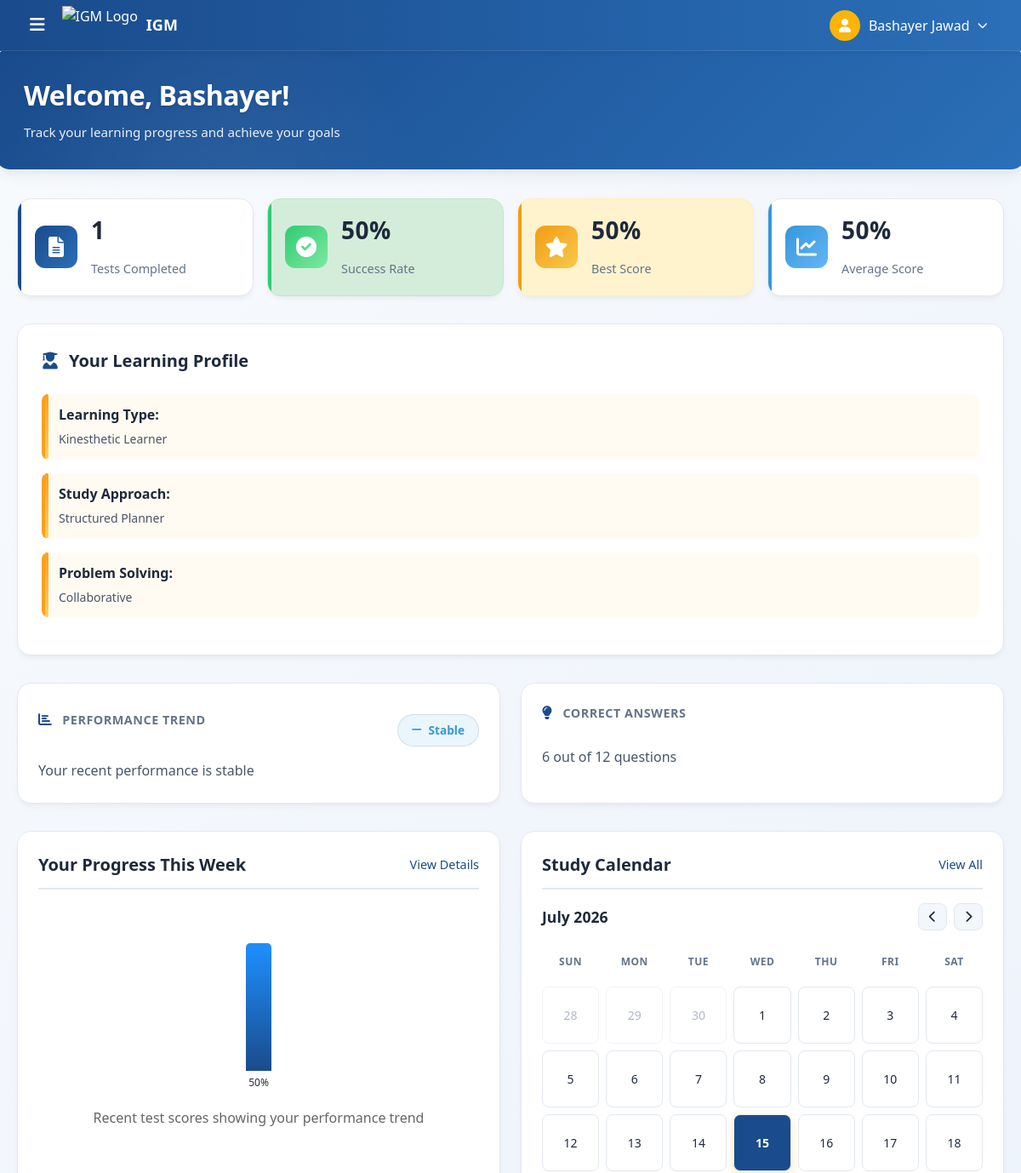
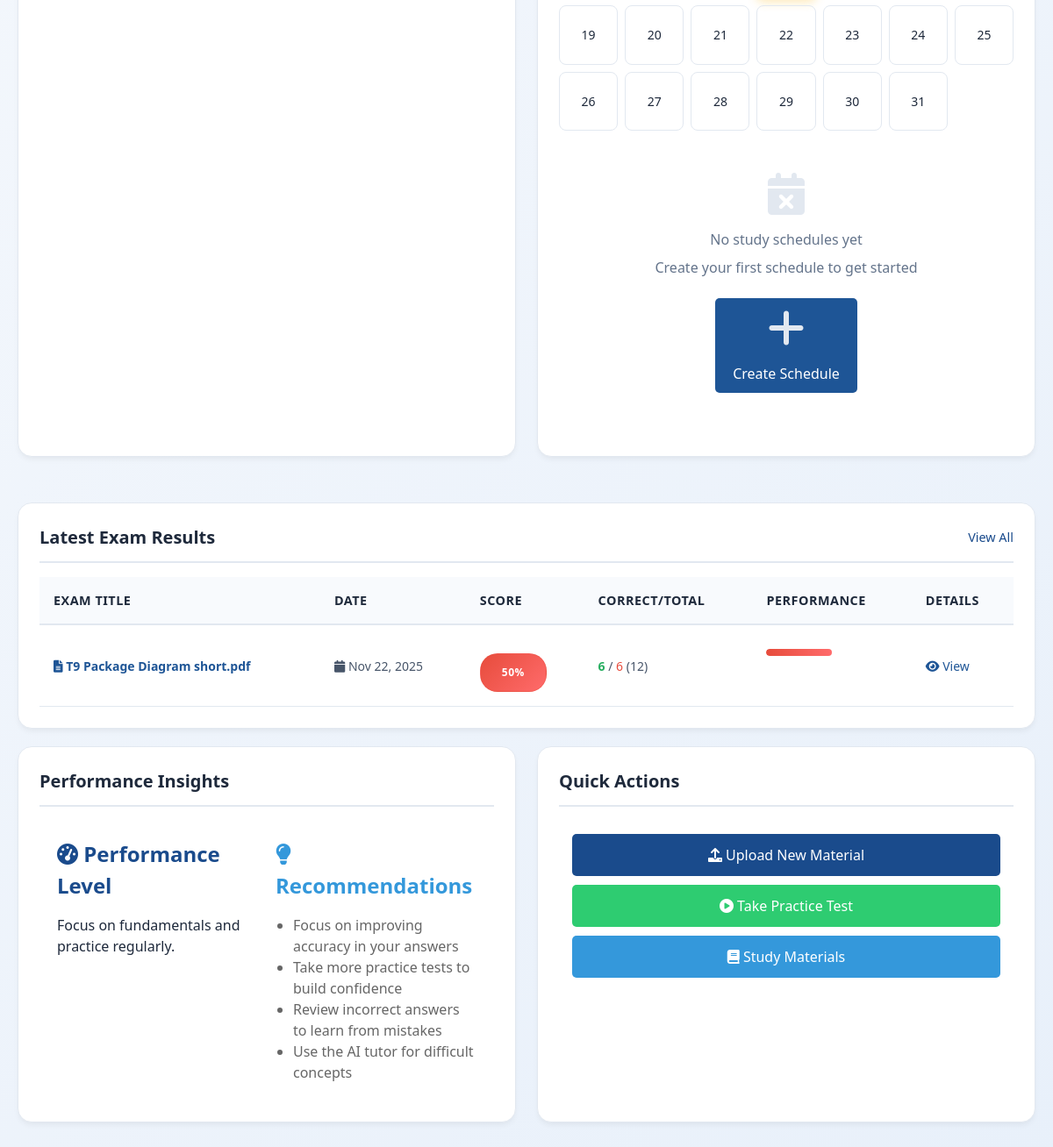
The app's page /dashboard.php (signed in) with its own data (2 pictures, top to bottom).
### tables this page shows
CREATE TABLE `exam_sessions` (
  `id` int(11) NOT NULL,
  `user_id` int(11) NOT NULL,
  `question_set_id` int(11) NOT NULL,
  `score` int(11) NOT NULL,
  `total_questions` int(11) NOT NULL,
  `time_spent` int(11) NOT NULL,
  `correct_answers` int(11) NOT NULL,
  `wrong_answers` int(11) NOT NULL,
  `average_time_per_question` float DEFAULT NULL,
  `status` varchar(20) DEFAULT 'completed',
  `created_at` timestamp NOT NULL DEFAULT current_timestamp()
);

CREATE TABLE `study_behavior_answers` (
  `id` int(11) NOT NULL,
  `user_id` int(11) NOT NULL,
  `question_number` int(11) NOT NULL,
  `question_text` text NOT NULL,
  `answer_value` varchar(100) NOT NULL,
  `answer_text` text NOT NULL,
  `created_at` timestamp NOT NULL DEFAULT current_timestamp(),
  `updated_at` timestamp NOT NULL DEFAULT current_timestamp() ON UPDATE current_timestamp()
);

CREATE TABLE `ai_generated_questions` (
  `id` int(11) NOT NULL,
  `user_id` int(11) NOT NULL,
  `file_name` varchar(255) NOT NULL,
  `file_content` longtext NOT NULL,
  `questionlevel` longtext NOT NULL CHECK (json_valid(`questionlevel`)),
  `questions` longtext NOT NULL CHECK (json_valid(`questions`)),
  `ai_model` varchar(100) NOT NULL,
  `created_at` timestamp NOT NULL DEFAULT current_timestamp()
);

### dashboard.php (the view, shortened to what the rows shown need)
<?php
require_once 'db_config.php';
$user_id = $_SESSION['user_id'];
$stmt = $pdo->prepare("SELECT full_name, username, email, phone FROM users WHERE id = ?");
$stmt->execute([$user_id]);
$user = $stmt->fetch(PDO::FETCH_ASSOC);
$recent_results = [];
$performance_stats = [
    'total_tests' => 0,
    'total_correct' => 0,
    'total_questions' => 0,
    'total_score' => 0,
    'average_score' => 0,
    'success_rate' => 0,
    'best_score' => 0,
    'weakest_area' => 'Not enough data',
    'strength_area' => 'Not enough data',
    'progress_trend' => 'stable'
];
try {
    $stmt = $pdo->prepare("
        SELECT
            es.id, es.score, es.total_questions, es.correct_answers,
            es.wrong_answers, es.time_spent, es.average_time_per_question,
            es.created_at, es.status, agq.file_name
        FROM exam_sessions es
        LEFT JOIN ai_generated_questions agq ON es.question_set_id = agq.id
        WHERE es.user_id = ?
        ORDER BY es.created_at DESC
    ");
    $stmt->execute([$user_id]);
    $all_results = $stmt->fetchAll();
    $recent_results = array_slice($all_results, 0, 5);
    $total_tests = count($all_results);
    $total_correct = 0;
    $total_questions = 0;
    $total_score = 0;
    $best_score = 0;
    $scores = [];
    foreach ($all_results as $result) {
        $total_correct += $result['correct_answers'];
        $total_questions += $result['total_questions'];
        $total_score += $result['score'];
        $scores[] = $result['score'];
        if ($result['score'] > $best_score) {
            $best_score = $result['score'];
        }
    }
    $success_rate = $total_questions > 0 ? round(($total_correct / $total_questions) * 100, 1) : 0;
    $average_score = $total_tests > 0 ? round($total_score / $total_tests, 1) : 0;
    if (count($recent_results) > 0) {
        $lowest_score = min($scores);
        $performance_stats['weakest_area'] = $lowest_score < 70 ? 'Concept Understanding' : 'Time Management';
        $performance_stats['strength_area'] = $average_score >= 80 ? 'Analytical Skills' : ($average_score >= 70 ? 'Knowledge Retention' : 'Basic Concepts');
    }
    $performance_stats = [
        'total_tests' => $total_tests,
        'total_correct' => $total_correct,
        'total_questions' => $total_questions,
        'total_score' => $total_score,
        'average_score' => $average_score,
        'success_rate' => $success_rate,
        'best_score' => $best_score,
        'weakest_area' => $performance_stats['weakest_area'],
        'strength_area' => $performance_stats['strength_area'],
        'progress_trend' => $performance_stats['progress_trend']
    ];
} catch (Exception $e) {
    error_log("Error fetching exam results: " . $e->getMessage());
    $recent_results = [];
}
$learning_style = [];
try {
    $stmt = $pdo->prepare("
        SELECT question_number, answer_value, answer_text
        FROM study_behavior_answers
        WHERE user_id = ?
        ORDER BY question_number
    ");
    $stmt->execute([$user_id]);
    $learning_style_data = $stmt->fetchAll();
    if (!empty($learning_style_data)) {
        $learning_style = [
            'has_data' => true,
            'answers' => $learning_style_data
        ];
    }
} catch (Exception $e) {
}
function getPerformanceBadge($score) {
    return 'danger';
}
function getTrendIcon($trend) {
    switch ($trend) {
        default: return 'fa-minus';
    }
}
?>
<!DOCTYPE html>
<html lang="en" dir="ltr">
<head>
    <link rel="stylesheet" href="https://cdnjs.cloudflare.com/ajax/libs/font-awesome/6.0.0-beta3/css/all.min.css">
    <link rel="stylesheet" href="style.css">
</head>
<body>
    <div class="main-content" id="mainContent">
        <div class="dashboard-header">
            <div>
                <h1 id="welcomeMessage">Welcome back, <?php echo htmlspecialchars(explode(' ', $user['full_name'])[0]); ?>! 👋</h1>
            </div>
        </div>
        <div class="stats-grid">
            <div class="stat-card primary">
                <div class="card-content">
                    <h3><?php echo $performance_stats['total_tests']; ?></h3>
                    <p>Tests Completed</p>
                </div>
            </div>
            <div class="stat-card success">
                <div class="card-content">
                    <h3><?php echo $performance_stats['success_rate']; ?>%</h3>
                    <p>Success Rate</p>
                </div>
            </div>
            <div class="stat-card warning">
                <div class="card-content">
                    <h3><?php echo $performance_stats['best_score']; ?>%</h3>
                    <p>Best Score</p>
                </div>
            </div>
            <div class="stat-card info">
                <div class="card-content">
                    <h3><?php echo $performance_stats['average_score']; ?>%</h3>
                    <p>Average Score</p>
                </div>
            </div>
        </div>
        <?php if (!empty($learning_style) && $learning_style['has_data']): ?>
        <div class="learning-style-card">
            <h3><i class="fas fa-user-graduate"></i> Your Learning Profile</h3>
            <div class="style-item">
                <strong>Learning Type:</strong>
                <?php
                $learning_type = 'Visual Learner';
                foreach ($learning_style['answers'] as $answer) {
                    if ($answer['question_number'] == 5) {
                        if (strpos($answer['answer_value'], 'remember_location') !== false) {
                            $learning_type = 'Visual Learner';
                        } elseif (strpos($answer['answer_value'], 'recall_voice') !== false) {
                            $learning_type = 'Auditory Learner';
                        } else {
                            $learning_type = 'Kinesthetic Learner';
                        }
                    }
                }
                echo $learning_type;
                ?>
            </div>
            <div class="style-item">
                <strong>Study Approach:</strong>
                <?php
                $study_approach = 'Structured';
                foreach ($learning_style['answers'] as $answer) {
                    if ($answer['question_number'] == 1) {
                        if (strpos($answer['answer_value'], 'precise_timetable') !== false) {
                            $study_approach = 'Structured Planner';
                        } elseif (strpos($answer['answer_value'], 'based_on_feeling') !== false) {
                            $study_approach = 'Flexible Learner';
                        } else {
                            $study_approach = 'Collaborative Learner';
                        }
                    }
                }
                echo $study_approach;
                ?>
            </div>
            <div class="style-item">
                <strong>Problem Solving:</strong>
                <?php
                $problem_solving = 'Analytical';
                foreach ($learning_style['answers'] as $answer) {
                    if ($answer['question_number'] == 2) {
                        if (strpos($answer['answer_value'], 'break_into_parts') !== false) {
                            $problem_solving = 'Analytical';
                        } elseif (strpos($answer['answer_value'], 'additional_resources') !== false) {
                            $problem_solving = 'Research-oriented';
                        } else {
                            $problem_solving = 'Collaborative';
                        }
                    }
                }
                echo $problem_solving;
                ?>
            </div>
        </div>
        <?php endif; ?>
        <div class="insights-section">
            <div class="insight-card">
                <div class="insight-header">
                    <h3><i class="fas fa-chart-bar"></i> Performance Trend</h3>
                    <span class="trend-badge <?php echo $performance_stats['progress_trend']; ?>">
                        <i class="fas <?php echo getTrendIcon($performance_stats['progress_trend']); ?>"></i>
                        <?php echo ucfirst($performance_stats['progress_trend']); ?>
                    </span>
                </div>
                <p>Your recent performance is <?php echo $performance_stats['progress_trend']; ?></p>
            </div>
            <div class="insight-card">
                <div class="insight-header">
                    <h3><i class="fas fa-lightbulb"></i> Correct Answers</h3>
                </div>
                <p><?php echo $performance_stats['total_correct']; ?> out of <?php echo $performance_stats['total_questions']; ?> questions</p>
            </div>
        </div>
        <div class="content-row">
            <div class="chart-container">
                <h2 class="section-title">Your Progress This Week <a href="#">View Details</a></h2>
            </div>
            <div class="calendar-container">
                <h2 class="section-title">Study Calendar <a href="#">View All</a></h2>
            </div>
        </div>
        <div class="chart-container">
            <h2 class="section-title">Latest Exam Results <a href="#">View All</a></h2>
            <?php if (!empty($recent_results)): ?>
                <table>
                    <thead>
                        <tr>
                            <th>Exam Title</th>
                            <th>Date</th>
                            <th>Score</th>
                            <th>Correct/Total</th>
                            <th>Performance</th>
                            <th>Details</th>
                        </tr>
                    </thead>
                    <tbody>
                        <?php foreach ($recent_results as $result):
                            $performance_badge = getPerformanceBadge($result['score']);
                        ?>
                        <tr>
                            <td style="font-weight: bold; color: #1e5596;">
                                <i class="fas fa-file-alt"></i>
                                <?php echo htmlspecialchars($result['file_name'] ?? 'Untitled Exam'); ?>
                            </td>
                            <td>
                                <i class="fas fa-calendar"></i>
                                <?php echo date('M j, Y', strtotime($result['created_at'])); ?>
                            </td>
                            <td>
                                <span class="performance-badge badge-<?php echo $performance_badge; ?>" style="font-size: 12px;">
                                    <?php echo $result['score']; ?>%
                                </span>
                            </td>
                            <td>
                                <span style="color: #27ae60; font-weight: bold;">
                                    <?php echo $result['correct_answers']; ?>
                                </span>
                                /
                                <span style="color: #e74c3c;">
                                    <?php echo $result['wrong_answers']; ?>
                                </span>
                                (<?php echo $result['total_questions']; ?>)
                            </td>
                            <td>
                                <div class="progress-bar">
                                    <div class="progress-value progress-<?php echo $performance_badge; ?>"
                                         style="width: <?php echo $result['score']; ?>%;">
                                    </div>
                                </div>
                            </td>
                            <td>
                                <a href="exam_results.php?session_id=<?php echo $result['id']; ?>" style="color: #1e5596; text-decoration: none;">
                                    <i class="fas fa-eye"></i> View
                                </a>
                            </td>
                        </tr>
                        <?php endforeach; ?>
                    </tbody>
                </table>
            <?php endif; ?>
        </div>
        <?php if ($performance_stats['total_tests'] > 0): ?>
        <div class="content-row">
            <div class="chart-container">
                <h2 class="section-title">Performance Insights</h2>
            </div>
            <div class="calendar-container">
                <h2 class="section-title">Quick Actions</h2>
            </div>
        </div>
        <?php endif; ?>
    </div>
</body>
</html>

### records on screen
exam_sessions: score "1", score "50", score "Stable", score "stable", score "6", total_questions "12", question_set.file_name "T9 Package Diagram short.pdf", created_at "Nov 22, 2025", correct_answers "6", wrong_answers "6"
study_behavior_answers: answer_value "Kinesthetic Learner"
study_behavior_answers: answer_value "Structured Planner"
study_behavior_answers: answer_value "Collaborative"

### other values on screen
$score "50"
